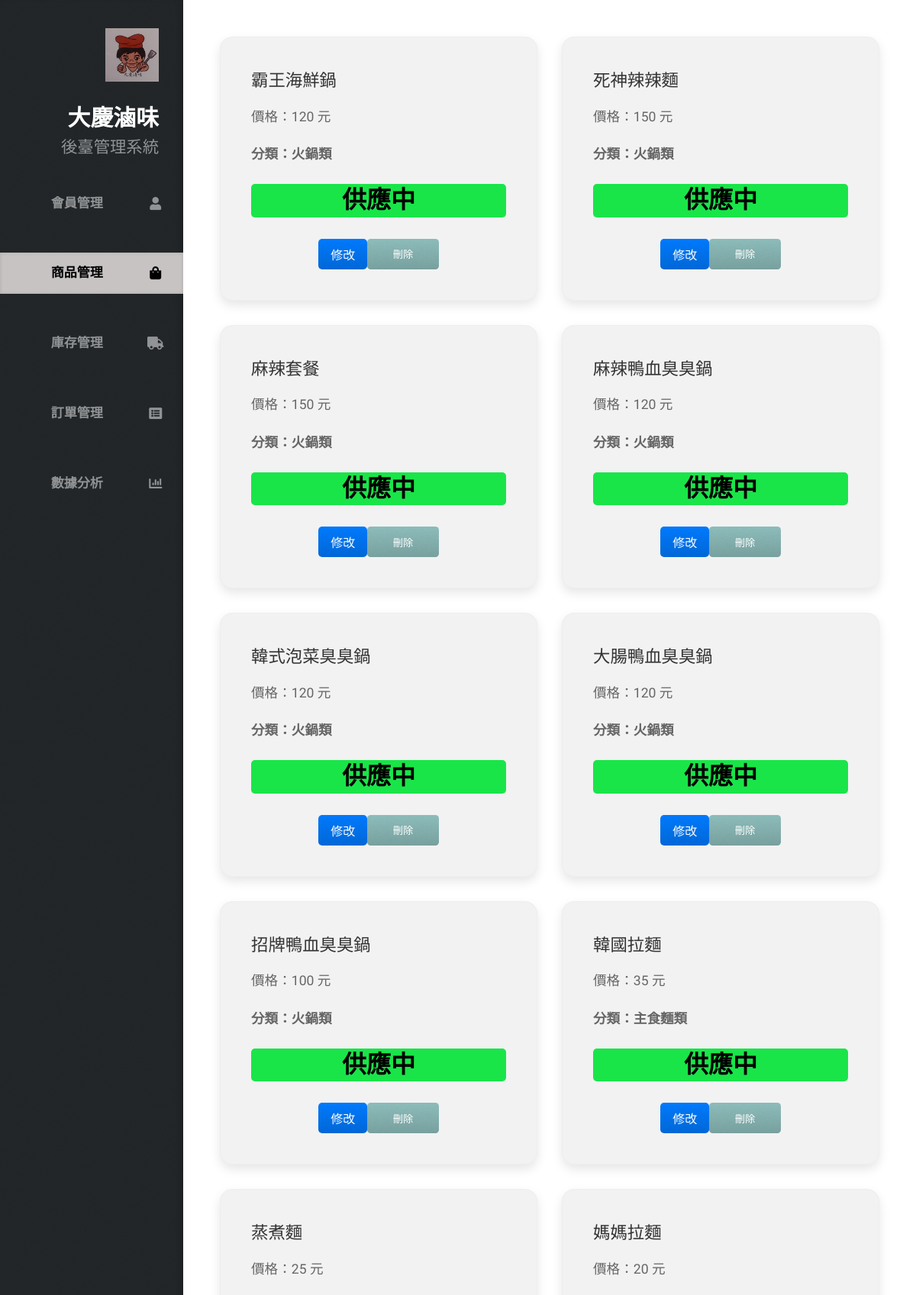
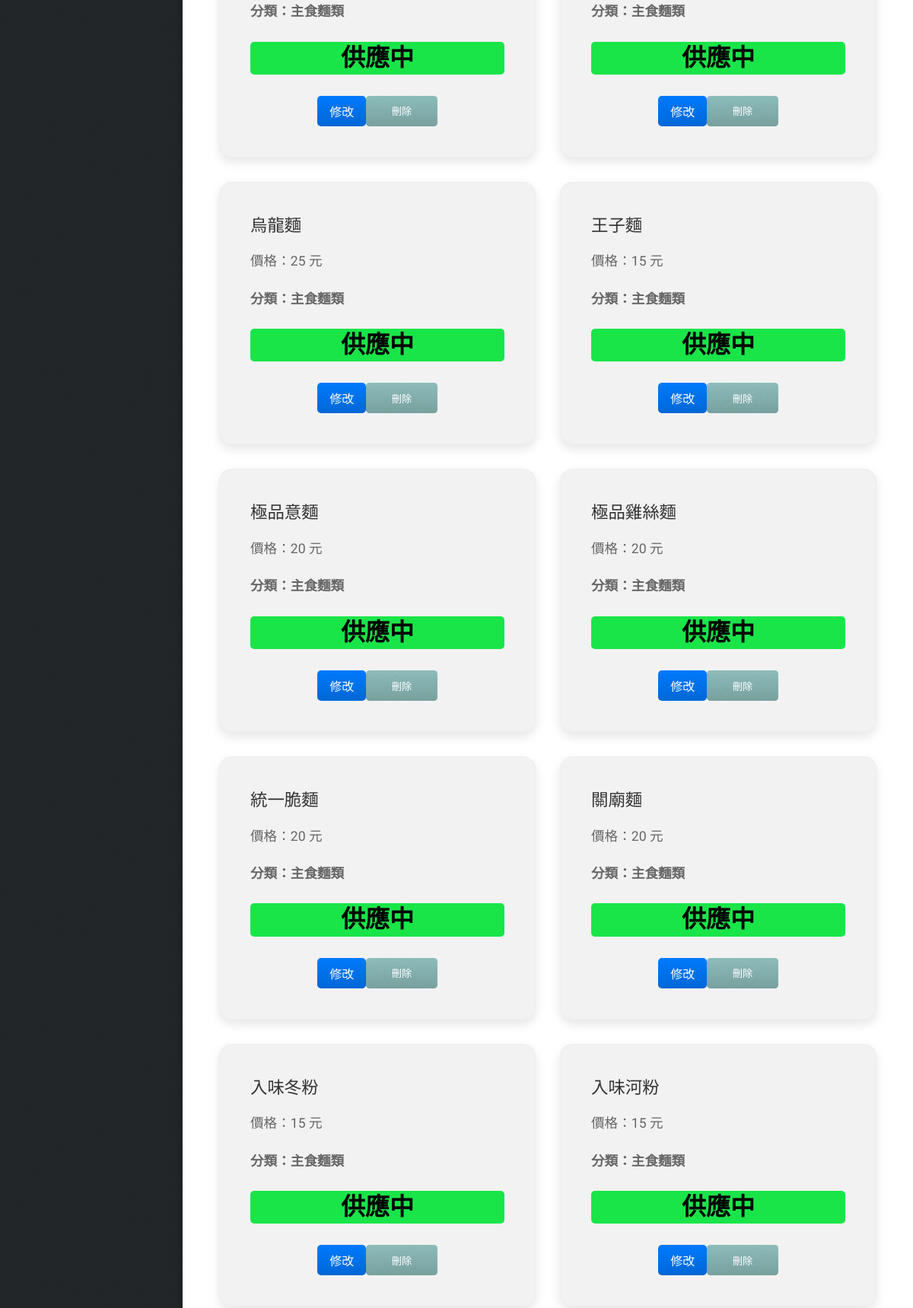
The page /Backstage/commodity.php (signed in, upper part) on the database its author committed (2 pictures, top to bottom).
### tables this page shows
CREATE TABLE `menu` (
  `Menu_ID` int(11) NOT NULL,
  `Product_ID` int(11) DEFAULT NULL COMMENT '產品 ID (外鍵)',
  `Menu_name` varchar(100) DEFAULT NULL COMMENT '品項名稱',
  `sell_price` int(11) DEFAULT NULL COMMENT '售價',
  `category` varchar(50) DEFAULT NULL COMMENT '分類',
  `is_available` tinyint(4) NOT NULL DEFAULT 1 COMMENT '是否上架 (0: 否, 1: 是)	',
  `pic` varchar(255) DEFAULT NULL COMMENT '菜品圖片'
);

### Backstage/commodity.php (the view, shortened to what this page needs)
<!DOCTYPE HTML>
<html>
<head>
    <link rel="stylesheet" href="assets/css/main.css" />
    <link rel="stylesheet" href="assets/css/commoditysss.css" />
    <link rel="stylesheet" href="https://cdn.jsdelivr.net/npm/sweetalert2@11.0.18/dist/sweetalert2.min.css">
</head>
<body class="is-preload">
    <div id="header">
        <div class="top">
            <div id="logo">
                <div class="image">
                    <span class="image avatar48"><img src="images/LOGOS.jpg" alt="" /></span>
                </div>
                <div class="content">
                    <h1 id="title">大慶滷味</h1>
                    <p>後臺管理系統</p>
                </div>
            </div>
            <nav id="nav">
                <ul>
                    <li><a href="index.php" id="top-link" data-username="<?php echo $_SESSION['username']; ?>"><span class="icon solid fa-user">會員管理</span></a></li>
                    <li><a href="commodity.php" id="portfolio-link"><span class="icon solid fa-shopping-bag" style="color: #000;">商品管理</span></a></li>
                    <li><a href="commrid.php" id="porrid-link" data-username="<?php echo $_SESSION['username']; ?>"><span class="icon solid fa-truck">庫存管理</span></a></li>
                    <li><a href="order_history.php" id="about-link" data-username="<?php echo $_SESSION['username']; ?>"><span class="icon solid fa-list-alt">訂單管理</span></a></li>
                    <li><a href="dataanalysis.php" id="contact-link" data-username="<?php echo $_SESSION['username']; ?>"><span class="icon solid fa-chart-bar">數據分析</span></a></li>
                </ul>
            </nav>
        </div>
    </div>
    <div id="main">
        <?php
        include("db_connection.php");
        $sql = "SELECT * FROM menu";
        $result = $conn->query($sql);
        if ($result->num_rows > 0) {
            while ($row = $result->fetch_assoc()) {
                echo '<div class="card">';
                echo '<h3>' . htmlspecialchars($row["Menu_name"]) . '</h3>';
                echo '<p>價格：' . htmlspecialchars($row["sell_price"]) . ' 元</p>';
                echo '<p class="category-label">分類：' . htmlspecialchars($row["category"]) . '</p>';
                $ingredientsJSON = "[]";
                if ($row["category"] === "火鍋類") {
                    $getHotpotIDSQL = "SELECT p.HotPot_ID FROM product p JOIN menu m ON m.Product_ID = p.Product_ID WHERE m.Menu_name = ?";
                    $stmtHotpot = $conn->prepare($getHotpotIDSQL);
                    $stmtHotpot->bind_param("s", $row["Menu_name"]);
                    $stmtHotpot->execute();
                    $resHotpot = $stmtHotpot->get_result();
                    if ($resHotpot->num_rows > 0) {
                        $hotpotID = $resHotpot->fetch_assoc()["HotPot_ID"];
                        $sqlIngredients = "SELECT i.Ingredient_ID, i.Ingredient_name, h.quantity
                                        FROM hotpot h
                                        JOIN ingredient i ON h.Ingredient_ID = i.Ingredient_ID
                                        WHERE h.HotPot_ID = ?";
                        $stmtIng = $conn->prepare($sqlIngredients);
                        $stmtIng->bind_param("i", $hotpotID);
                        $stmtIng->execute();
                        $resIng = $stmtIng->get_result();
                        $ingredientsArr = [];
                        while ($ingRow = $resIng->fetch_assoc()) {
                            $ingredientsArr[] = [
                                "Ingredient_ID" => $ingRow["Ingredient_ID"],
                                "Ingredient_name" => $ingRow["Ingredient_name"],
                                "quantity" => $ingRow["quantity"]
                            ];
                        }
                        $ingredientsJSON = htmlspecialchars(json_encode($ingredientsArr), ENT_QUOTES);
                    }
                }
                echo '<p class="availability ' . ($row["is_available"] ? 'available' : '') . '">' . ($row["is_available"] ? '供應中' : '暫停供應') . '</p>';
                echo '<div class="card-actions">';
                echo '<button class="edit-button" '.
                    'data-menu-id="' . htmlspecialchars($row["Menu_ID"]) . '" '.
                    'data-name="' . htmlspecialchars($row["Menu_name"]) . '" '.
                    'data-category="' . htmlspecialchars($row["category"]) . '" '.
                    'data-price="' . htmlspecialchars($row["sell_price"]) . '" '.
                    'data-available="' . htmlspecialchars($row["is_available"]) . '" '.
                    'data-ingredients=\'' . $ingredientsJSON . '\'>修改</button>';
                    echo '<button class="delete-button" data-menu-id="' . htmlspecialchars($row["Menu_ID"]) . '" data-category="' . htmlspecialchars($row["category"]) . '">刪除</button>';
                echo '</div>';
                echo '</div>';
            }
        } else {
            echo "查無商品資料";
        }
        ?>
    </div>
</body>
</html>

### Backstage/assets/css/commoditysss.css (style rules this page uses)
#portfolio-link { background: rgb(199, 195, 195); box-shadow: inset 0 0 0.25em 0 rgba(0, 0, 0, 0.125); }
#main { display: grid; grid-template-columns: repeat(auto-fit, minmax(280px, 1fr)); gap: 2rem; padding: 3rem; }
.card { background-color: #f2f2f2; border-radius: 16px; box-shadow: 0 6px 14px rgba(0, 0, 0, 0.1); transition: transform 0.2s ease, box-shadow 0.2s ease; padding: 2.5rem; display: flex; flex-direction: column; justify-content: space-between; height: 100%; border: 1px solid #eee; }
.card h3 { font-size: 1.4rem; color: #333; margin-bottom: 0.75rem; }
.card p { font-size: 1.1rem; color: #666; margin-bottom: 0.75rem; }
.card p.availability { font-size: 2rem; font-weight: bold; color: #000000; text-align: center; background-color: rgb(255, 234, 1); padding: 3px 5px; border-radius: 5px; display: inline-block; margin-top: 0.5rem; }
.card p.availability.available { background-color: #19e549; color: rgb(0, 0, 0); }
.category-label { font-weight: bold; color: #444; }
.card-actions { margin-top: 1rem; display: flex; justify-content: center; }
.edit-button { background-color: #007bff; color: white; border: none; padding: 8px 16px; border-radius: 5px; font-size: 1rem; cursor: pointer; transition: background-color 0.2s ease; }

### rows shown on the page
menu: Menu_name "霸王海鮮鍋", sell_price "120", category "火鍋類", is_available "供應中"
menu: Menu_name "死神辣辣麵", sell_price "150", category "火鍋類", is_available "供應中"
menu: Menu_name "麻辣套餐", sell_price "150", category "火鍋類", is_available "供應中"
menu: Menu_name "麻辣鴨血臭臭鍋", sell_price "120", category "火鍋類", is_available "供應中"
menu: Menu_name "韓式泡菜臭臭鍋", sell_price "120", category "火鍋類", is_available "供應中"
menu: Menu_name "大腸鴨血臭臭鍋", sell_price "120", category "火鍋類", is_available "供應中"
menu: Menu_name "招牌鴨血臭臭鍋", sell_price "100", category "火鍋類", is_available "供應中"
menu: Menu_name "韓國拉麵", sell_price "35", category "主食麵類", is_available "供應中"
menu: Menu_name "蒸煮麵", sell_price "25", category "主食麵類", is_available "供應中"
menu: Menu_name "媽媽拉麵", sell_price "20", category "主食麵類", is_available "供應中"
menu: Menu_name "烏龍麵", sell_price "25", category "主食麵類", is_available "供應中"
menu: Menu_name "王子麵", sell_price "15", category "主食麵類", is_available "供應中"
menu: Menu_name "極品意麵", sell_price "20", category "主食麵類", is_available "供應中"
menu: Menu_name "極品雞絲麵", sell_price "20", category "主食麵類", is_available "供應中"
menu: Menu_name "統一脆麵", sell_price "20", category "主食麵類", is_available "供應中"
menu: Menu_name "關廟麵", sell_price "20", category "主食麵類", is_available "供應中"
menu: Menu_name "入味冬粉", sell_price "15", category "主食麵類", is_available "供應中"
menu: Menu_name "入味河粉", sell_price "15", category "主食麵類", is_available "供應中"
